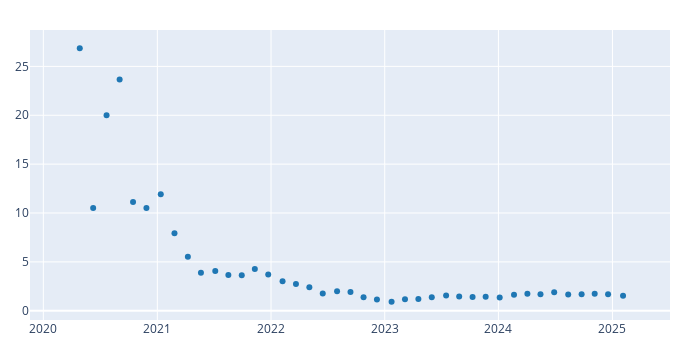

The notebook cell saved with this chart:
### Code cell
pd.Series(pyopt_srb_sharpe, index=price.index).vbt.scatterplot(trace_kwargs=dict(mode='markers')).show()

### Figure 1 — Plotly figure (JSON) as saved in the notebook; plotly's stock layout.template omitted (floating-point values rounded to 4 significant figures; data arrays with more than 128 entries replaced by an {"elided": "..."} marker saying what was removed)
{"data": [{"mode": "markers", "showlegend": false, "type": "scatter", "uid": "29a06a3d-3c96-4e0f-b2be-7369b025b36b", "x": {"elided": "1256 str values"}, "y": {"elided": "1256 float values"}}], "layout": {"height": 350, "legend": {"orientation": "h", "traceorder": "normal", "x": 1, "xanchor": "right", "y": 1.02, "yanchor": "bottom"}, "margin": {"b": 30, "l": 30, "r": 30, "t": 30}, "width": 700}}
